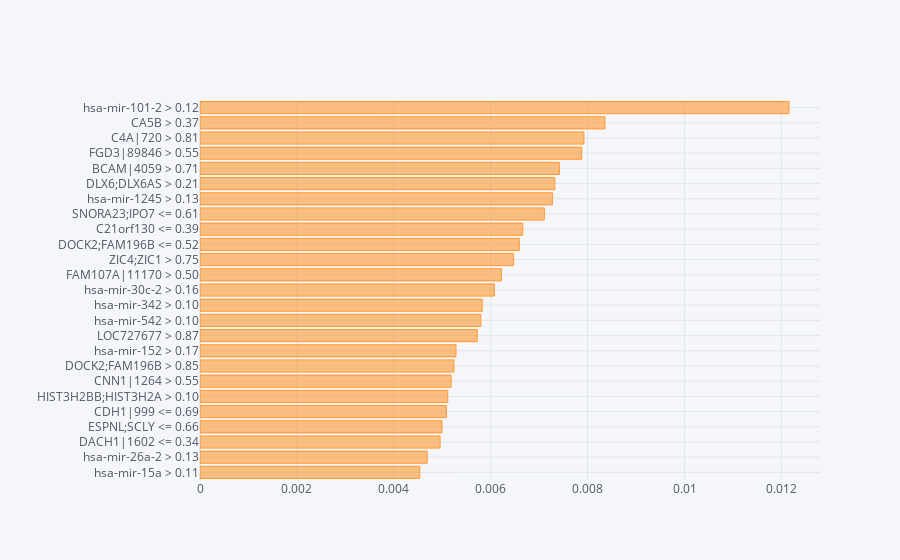
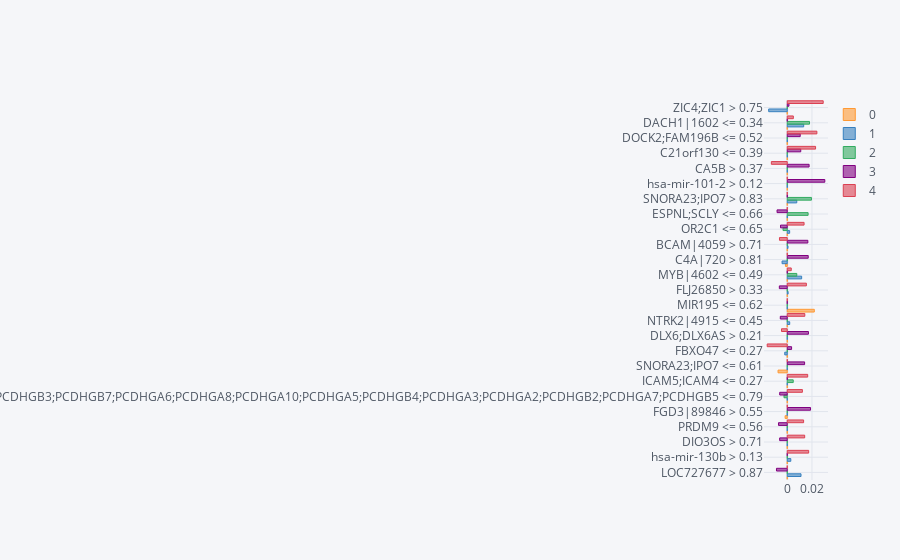

The code cell stored with these charts, in order, in its notebook:
### Code cell
#Plotting the aggregate importances
np.abs(W.drop("prediction", axis=1)).mean(axis=0).sort_values(ascending=False).head(25).sort_values(
    ascending=True).iplot(kind="barh")
 
#Aggregate importances split by classes
grped_coeff = W.groupby("prediction").mean()
 
grped_coeff = grped_coeff.T
#grped_coeff["abs"] = np.abs(grped_coeff.iloc[:, 0])
grped_coeff["abs"] = abs(grped_coeff).sum(axis=1)
grped_coeff.sort_values("abs", inplace=True, ascending=False)
grped_coeff.head(25).sort_values("abs", ascending=True).drop("abs", axis=1).iplot(kind="barh", bargap=.1)

### Figure 1 — Plotly figure (JSON) as saved in the notebook; plotly's stock layout.template omitted (floating-point values rounded to 4 significant figures)
{"data": [{"marker": {"color": "rgba(255, 153, 51, 0.6)", "line": {"color": "rgba(255, 153, 51, 1.0)", "width": 1}}, "name": "None", "orientation": "h", "text": "", "type": "bar", "x": [0.004536, 0.004688, 0.004954, 0.004994, 0.005085, 0.005113, 0.005182, 0.00524, 0.005283, 0.005721, 0.005795, 0.005825, 0.006075, 0.00622, 0.006474, 0.00659, 0.006662, 0.007108, 0.007273, 0.007323, 0.007417, 0.007878, 0.007923, 0.008358, 0.01216], "y": ["hsa-mir-15a > 0.11", "hsa-mir-26a-2 > 0.13", "DACH1|1602 <= 0.34", "ESPNL;SCLY <= 0.66", "CDH1|999 <= 0.69", "HIST3H2BB;HIST3H2A > 0.10", "CNN1|1264 > 0.55", "DOCK2;FAM196B > 0.85", "hsa-mir-152 > 0.17", "LOC727677 > 0.87", "hsa-mir-542 > 0.10", "hsa-mir-342 > 0.10", "hsa-mir-30c-2 > 0.16", "FAM107A|11170 > 0.50", "ZIC4;ZIC1 > 0.75", "DOCK2;FAM196B <= 0.52", "C21orf130 <= 0.39", "SNORA23;IPO7 <= 0.61", "hsa-mir-1245 > 0.13", "DLX6;DLX6AS > 0.21", "BCAM|4059 > 0.71", "FGD3|89846 > 0.55", "C4A|720 > 0.81", "CA5B > 0.37", "hsa-mir-101-2 > 0.12"]}], "layout": {"legend": {"bgcolor": "#F5F6F9", "font": {"color": "#4D5663"}}, "paper_bgcolor": "#F5F6F9", "plot_bgcolor": "#F5F6F9", "title": {"font": {"color": "#4D5663"}}, "xaxis": {"gridcolor": "#E1E5ED", "showgrid": true, "tickfont": {"color": "#4D5663"}, "title": {"font": {"color": "#4D5663"}, "text": ""}, "zerolinecolor": "#E1E5ED"}, "yaxis": {"gridcolor": "#E1E5ED", "showgrid": true, "tickfont": {"color": "#4D5663"}, "title": {"font": {"color": "#4D5663"}, "text": ""}, "zerolinecolor": "#E1E5ED"}}}

### Figure 2 — Plotly figure (JSON) as saved in the notebook; plotly's stock layout.template omitted (floating-point values rounded to 4 significant figures)
{"data": [{"marker": {"color": "rgba(255, 153, 51, 0.6)", "line": {"color": "rgba(255, 153, 51, 1.0)", "width": 1}}, "name": "0", "orientation": "h", "text": "", "type": "bar", "x": [0, 0, 0, 0, -0.001731, 0, 0, -0.007462, 0, 0, 0, 0.02189, 0, 0, -0.001471, 0, 0, 0, 0, 0, 0, 0, 0, 0, 0], "y": ["LOC727677 > 0.87", "hsa-mir-130b > 0.13", "DIO3OS > 0.71", "PRDM9 <= 0.56", "FGD3|89846 > 0.55", "PCDHGA4;PCDHGA12;PCDHGA11;PCDHGA9;PCDHGA1;PCDHGB1;PCDHGB6;PCDHGB3;PCDHGB7;PCDHGA6;PCDHGA8;PCDHGA10;PCDHGA5;PCDHGB4;PCDHGA3;PCDHGA2;PCDHGB2;PCDHGA7;PCDHGB5 <= 0.79", "ICAM5;ICAM4 <= 0.27", "SNORA23;IPO7 <= 0.61", "FBXO47 <= 0.27", "DLX6;DLX6AS > 0.21", "NTRK2|4915 <= 0.45", "MIR195 <= 0.62", "FLJ26850 > 0.33", "MYB|4602 <= 0.49", "C4A|720 > 0.81", "BCAM|4059 > 0.71", "OR2C1 <= 0.65", "ESPNL;SCLY <= 0.66", "SNORA23;IPO7 > 0.83", "hsa-mir-101-2 > 0.12", "CA5B > 0.37", "C21orf130 <= 0.39", "DOCK2;FAM196B <= 0.52", "DACH1|1602 <= 0.34", "ZIC4;ZIC1 > 0.75"]}, {"marker": {"color": "rgba(55, 128, 191, 0.6)", "line": {"color": "rgba(55, 128, 191, 1.0)", "width": 1}}, "name": "1", "orientation": "h", "text": "", "type": "bar", "x": [0.01114, 0.002863, 0, 0, 0, 0, 0, 0, -0.002022, 0, 0.001983, 0, 0.0006822, 0.01165, -0.004203, 0.0005928, 0.001932, 0, 0.007702, 0, 0, 0, 0, 0.0133, -0.01504], "y": ["LOC727677 > 0.87", "hsa-mir-130b > 0.13", "DIO3OS > 0.71", "PRDM9 <= 0.56", "FGD3|89846 > 0.55", "PCDHGA4;PCDHGA12;PCDHGA11;PCDHGA9;PCDHGA1;PCDHGB1;PCDHGB6;PCDHGB3;PCDHGB7;PCDHGA6;PCDHGA8;PCDHGA10;PCDHGA5;PCDHGB4;PCDHGA3;PCDHGA2;PCDHGB2;PCDHGA7;PCDHGB5 <= 0.79", "ICAM5;ICAM4 <= 0.27", "SNORA23;IPO7 <= 0.61", "FBXO47 <= 0.27", "DLX6;DLX6AS > 0.21", "NTRK2|4915 <= 0.45", "MIR195 <= 0.62", "FLJ26850 > 0.33", "MYB|4602 <= 0.49", "C4A|720 > 0.81", "BCAM|4059 > 0.71", "OR2C1 <= 0.65", "ESPNL;SCLY <= 0.66", "SNORA23;IPO7 > 0.83", "hsa-mir-101-2 > 0.12", "CA5B > 0.37", "C21orf130 <= 0.39", "DOCK2;FAM196B <= 0.52", "DACH1|1602 <= 0.34", "ZIC4;ZIC1 > 0.75"]}, {"marker": {"color": "rgba(50, 171, 96, 0.6)", "line": {"color": "rgba(50, 171, 96, 1.0)", "width": 1}}, "name": "2", "orientation": "h", "text": "", "type": "bar", "x": [0, 0, 0, 0, 0, -0.00265, 0.004828, 0, 0, 0, 0, 0, 0, 0.007705, 0, 0, -0.003412, 0.01687, 0.01958, 0, 0, 0, 0, 0.01801, 0], "y": ["LOC727677 > 0.87", "hsa-mir-130b > 0.13", "DIO3OS > 0.71", "PRDM9 <= 0.56", "FGD3|89846 > 0.55", "PCDHGA4;PCDHGA12;PCDHGA11;PCDHGA9;PCDHGA1;PCDHGB1;PCDHGB6;PCDHGB3;PCDHGB7;PCDHGA6;PCDHGA8;PCDHGA10;PCDHGA5;PCDHGB4;PCDHGA3;PCDHGA2;PCDHGB2;PCDHGA7;PCDHGB5 <= 0.79", "ICAM5;ICAM4 <= 0.27", "SNORA23;IPO7 <= 0.61", "FBXO47 <= 0.27", "DLX6;DLX6AS > 0.21", "NTRK2|4915 <= 0.45", "MIR195 <= 0.62", "FLJ26850 > 0.33", "MYB|4602 <= 0.49", "C4A|720 > 0.81", "BCAM|4059 > 0.71", "OR2C1 <= 0.65", "ESPNL;SCLY <= 0.66", "SNORA23;IPO7 > 0.83", "hsa-mir-101-2 > 0.12", "CA5B > 0.37", "C21orf130 <= 0.39", "DOCK2;FAM196B <= 0.52", "DACH1|1602 <= 0.34", "ZIC4;ZIC1 > 0.75"]}, {"marker": {"color": "rgba(128, 0, 128, 0.6)", "line": {"color": "rgba(128, 0, 128, 1.0)", "width": 1}}, "name": "3", "orientation": "h", "text": "", "type": "bar", "x": [-0.008731, 0, -0.006154, -0.007102, 0.01883, -0.006109, 0, 0.01404, 0.003507, 0.01714, -0.005636, 0, -0.006409, 0, 0.01697, 0.01667, -0.005451, -0.008268, 0, 0.03039, 0.01768, 0.01092, 0.01048, 0, 0.001392], "y": ["LOC727677 > 0.87", "hsa-mir-130b > 0.13", "DIO3OS > 0.71", "PRDM9 <= 0.56", "FGD3|89846 > 0.55", "PCDHGA4;PCDHGA12;PCDHGA11;PCDHGA9;PCDHGA1;PCDHGB1;PCDHGB6;PCDHGB3;PCDHGB7;PCDHGA6;PCDHGA8;PCDHGA10;PCDHGA5;PCDHGB4;PCDHGA3;PCDHGA2;PCDHGB2;PCDHGA7;PCDHGB5 <= 0.79", "ICAM5;ICAM4 <= 0.27", "SNORA23;IPO7 <= 0.61", "FBXO47 <= 0.27", "DLX6;DLX6AS > 0.21", "NTRK2|4915 <= 0.45", "MIR195 <= 0.62", "FLJ26850 > 0.33", "MYB|4602 <= 0.49", "C4A|720 > 0.81", "BCAM|4059 > 0.71", "OR2C1 <= 0.65", "ESPNL;SCLY <= 0.66", "SNORA23;IPO7 > 0.83", "hsa-mir-101-2 > 0.12", "CA5B > 0.37", "C21orf130 <= 0.39", "DOCK2;FAM196B <= 0.52", "DACH1|1602 <= 0.34", "ZIC4;ZIC1 > 0.75"]}, {"marker": {"color": "rgba(219, 64, 82, 0.6)", "line": {"color": "rgba(219, 64, 82, 1.0)", "width": 1}}, "name": "4", "orientation": "h", "text": "", "type": "bar", "x": [0, 0.01733, 0.0141, 0.01323, 0, 0.01225, 0.01654, 0, -0.01624, -0.004666, 0.01422, 0, 0.01547, 0.003235, 0, -0.006296, 0.01361, 0, 0, 0, -0.01287, 0.02292, 0.02398, 0.00493, 0.02908], "y": ["LOC727677 > 0.87", "hsa-mir-130b > 0.13", "DIO3OS > 0.71", "PRDM9 <= 0.56", "FGD3|89846 > 0.55", "PCDHGA4;PCDHGA12;PCDHGA11;PCDHGA9;PCDHGA1;PCDHGB1;PCDHGB6;PCDHGB3;PCDHGB7;PCDHGA6;PCDHGA8;PCDHGA10;PCDHGA5;PCDHGB4;PCDHGA3;PCDHGA2;PCDHGB2;PCDHGA7;PCDHGB5 <= 0.79", "ICAM5;ICAM4 <= 0.27", "SNORA23;IPO7 <= 0.61", "FBXO47 <= 0.27", "DLX6;DLX6AS > 0.21", "NTRK2|4915 <= 0.45", "MIR195 <= 0.62", "FLJ26850 > 0.33", "MYB|4602 <= 0.49", "C4A|720 > 0.81", "BCAM|4059 > 0.71", "OR2C1 <= 0.65", "ESPNL;SCLY <= 0.66", "SNORA23;IPO7 > 0.83", "hsa-mir-101-2 > 0.12", "CA5B > 0.37", "C21orf130 <= 0.39", "DOCK2;FAM196B <= 0.52", "DACH1|1602 <= 0.34", "ZIC4;ZIC1 > 0.75"]}], "layout": {"bargap": 0.1, "legend": {"bgcolor": "#F5F6F9", "font": {"color": "#4D5663"}}, "paper_bgcolor": "#F5F6F9", "plot_bgcolor": "#F5F6F9", "title": {"font": {"color": "#4D5663"}}, "xaxis": {"gridcolor": "#E1E5ED", "showgrid": true, "tickfont": {"color": "#4D5663"}, "title": {"font": {"color": "#4D5663"}, "text": ""}, "zerolinecolor": "#E1E5ED"}, "yaxis": {"gridcolor": "#E1E5ED", "showgrid": true, "tickfont": {"color": "#4D5663"}, "title": {"font": {"color": "#4D5663"}, "text": ""}, "zerolinecolor": "#E1E5ED"}}}
